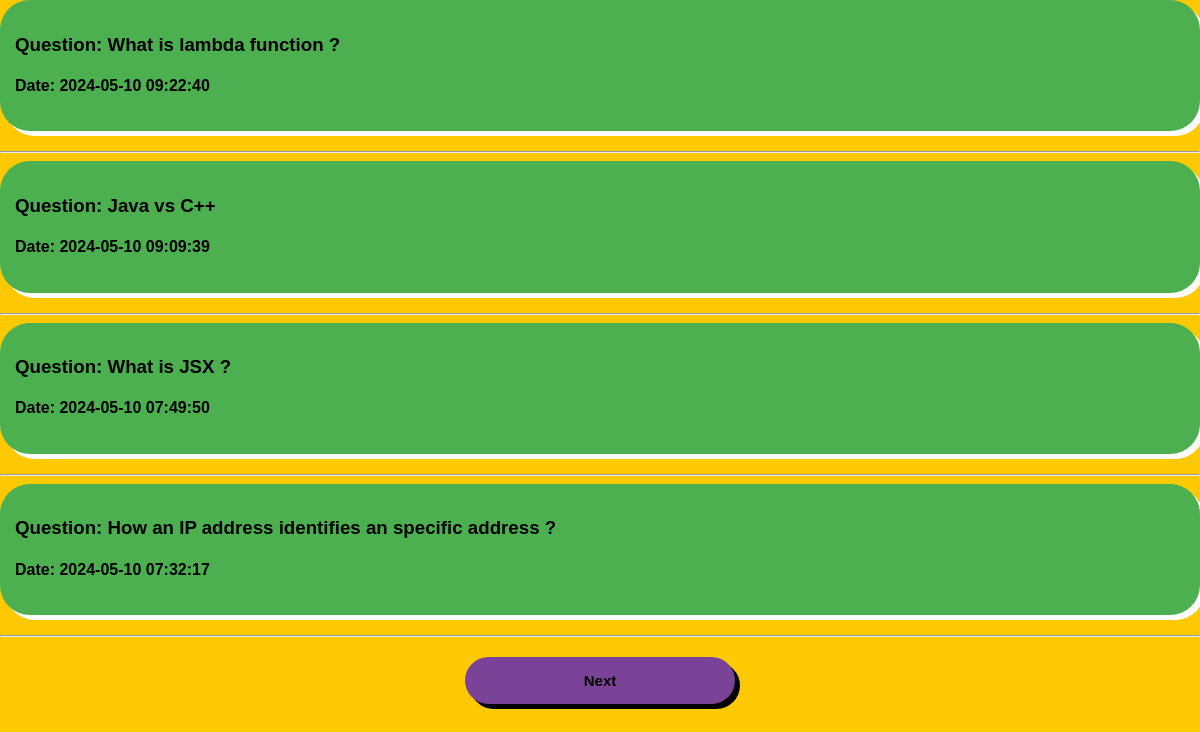
The page /show_questions.php on the database its author committed.
### tables this page shows
CREATE TABLE `questions` (
  `question_id` int(11) NOT NULL,
  `userid` int(11) DEFAULT NULL,
  `question_text` text NOT NULL,
  `date` timestamp NOT NULL DEFAULT current_timestamp()
);

### show_questions.php (the view, shortened to what this page needs)
<?php
include 'dbconnect.php';
echo '<link rel="stylesheet" type="text/css" href="http://localhost/forum/styles.css">';
$limit = 4;
$page = isset($_GET['page']) ? $_GET['page'] : 1;
$offset = ($page - 1) * $limit;
$sql = "SELECT * FROM questions ORDER BY question_id DESC LIMIT $limit OFFSET $offset";
$result = $conn->query($sql);
if ($result->num_rows > 0) {
    while ($row = $result->fetch_assoc()) {
        echo "<div class='question'>";
        echo "<a href='question_page.php?question_id=" . $row["question_id"] . "'><h3><strong>Question:</strong> " . $row["question_text"] . "</a><br></h3>";
        echo "<h4><strong>Date:</strong> " . $row["date"] . "</p></h4>";
        echo "</div>";
        echo "<hr>";
    }
    echo "<div class='pagination-container'>";
    $nextPage = $page + 1;
    echo "<a href='show_questions.php?page=$nextPage' class='pagination-button'>Next</a>";
    echo "</div>";
} elseif($result->num_rows < 1){
    echo "No Furthure questions","<a href='index.php' class='pagination-button'>Home</a>";
}
?>

### styles.css (style rules this page uses)
body, h1, h2, p, a { margin: 0; padding: 0; }
a { color: #000; text-decoration: none; }
.question { margin-bottom: 20px; background-color: #4CAF50; padding: 15px; border-radius: 30px; box-shadow: 5px 5px 0px 0px white; }
.pagination-container { display: flex; justify-content: center; margin-top: 20px; }
.pagination-button { padding: 15px; width: 20%; text-align: center; font-size: 15px; background:#7b4397; border-radius: 30px; font-weight: 800; box-shadow: 5px 5px 0px 0px #000; cursor: pointer; }

### rows shown on the page
questions: question_text "What is lambda function ?", date "2024-05-10 09:22:40"
questions: question_text "Java vs C++", date "2024-05-10 09:09:39"
questions: question_text "What is JSX ?", date "2024-05-10 07:49:50"
questions: question_text "How an IP address identifies an specific address ?", date "2024-05-10 07:32:17"
